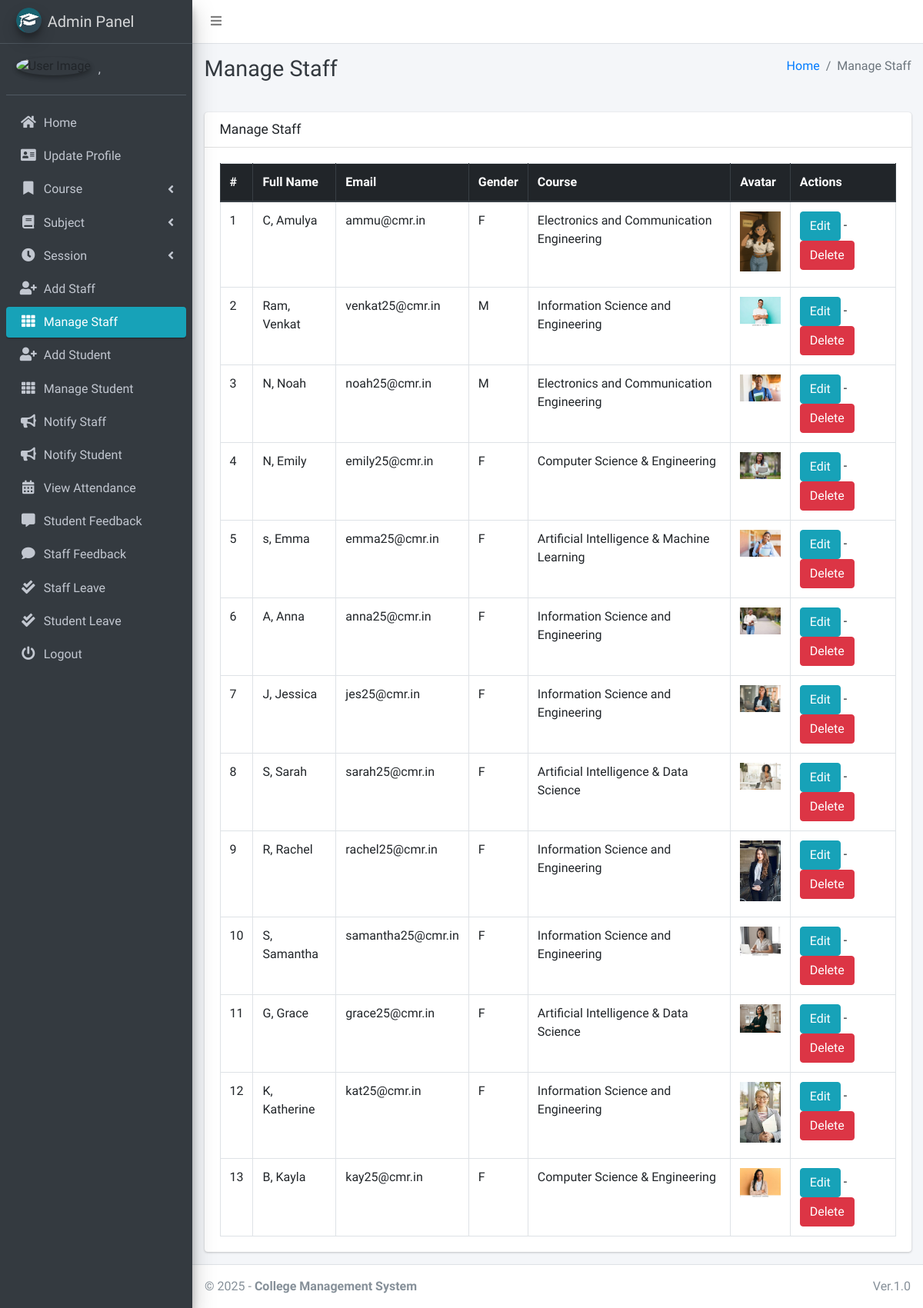
/staff/manage/ (signed in), run on an earlier commit of the app's database.
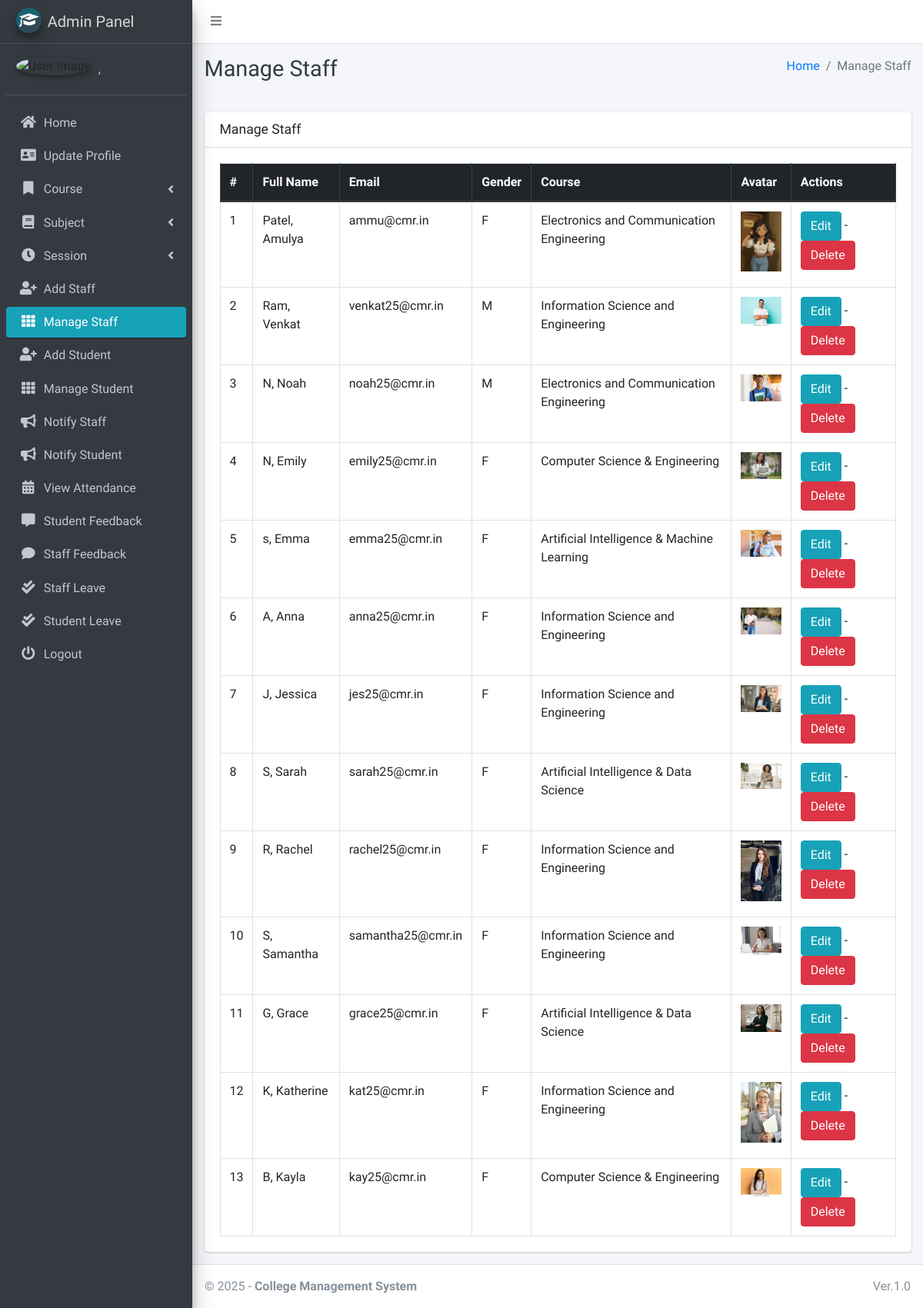
And on a later commit of the database.
### main_app/models.py (models this page shows, shortened)
class CustomUser(AbstractUser):
    USER_TYPE = ((1, "HOD"), (2, "Staff"), (3, "Student"))
    GENDER = [("M", "Male"), ("F", "Female")]
    username = None  # Removed username, using email instead
    email = models.EmailField(unique=True)
    user_type = models.CharField(default=1, choices=USER_TYPE, max_length=1)
    gender = models.CharField(max_length=1, choices=GENDER)
    profile_pic = models.ImageField()
    address = models.TextField()
    fcm_token = models.TextField(default="")  # For firebase notifications
    created_at = models.DateTimeField(auto_now_add=True)
    updated_at = models.DateTimeField(auto_now=True)
    USERNAME_FIELD = "email"
    REQUIRED_FIELDS = []
    objects = CustomUserManager()
    def __str__(self):
        return self.last_name + ", " + self.first_name

class Staff(models.Model):
    course = models.ForeignKey(Course, on_delete=models.DO_NOTHING, null=True, blank=False)
    admin = models.OneToOneField(CustomUser, on_delete=models.CASCADE)

class Course(models.Model):
    name = models.CharField(max_length=120)
    created_at = models.DateTimeField(auto_now_add=True)
    updated_at = models.DateTimeField(auto_now=True)

### main_app/hod_views.py (the view)
# urls.py: path("staff/manage/", hod_views.manage_staff, name='manage_staff'),
def manage_staff(request):
    allStaff = CustomUser.objects.filter(user_type=2)
    context = {
        'allStaff': allStaff,
        'page_title': 'Manage Staff'
    }
    return render(request, "hod_template/manage_staff.html", context)

### main_app/templates/hod_template/manage_staff.html
{% extends 'main_app/base.html' %}
{% load static %}
{% block page_title %}{{page_title}}{% endblock page_title %}
{% block content %}
<section class="content">
    <div class="container-fluid">
        <div class="row">
            <div class="col-md-12">
                <div class="card">
                    <div class="card-header">
                        <h3 class="card-title">{{page_title}}</h3>
                    </div>
                    <div class="card-body">
                        <table id="example2" class="table table-bordered table-hover">
                            <thead class="thead-dark">
                                <tr>
                                    <th>#</th>
                                    <th>Full Name</th>
                                    <th>Email</th>
                                    <th>Gender</th>
                                    <th>Course</th>
                                    <th>Avatar</th>
                                    <th>Actions</th>
                                </tr>
                            </thead>
                            <tbody>
                                {% for staff in allStaff %}
                                <tr>
                                    <td>{{ forloop.counter }}</td>
                                    <td>{{staff.last_name}}, {{staff.first_name}}</td>
                                    <td>{{staff.email}}</td>
                                    <td>{{staff.gender}}</td>
                                    <td>{{staff.staff.course.name}}</td>
                                    <td>
                                        {% if staff.profile_pic == ""  %}
                                        No Image
                                        {% else %}
                                        <img class="img img-fluid mb-2" height="56" width="56"
                                            src="{{staff.profile_pic}}" alt="">
                                        {% endif %}
                                    </td>
                                    <td>
                                        <a href="{% url 'edit_staff' staff.staff.id %}" class="btn btn-info">Edit</a> -
                                        <a href="{% url 'delete_staff' staff.staff.id %}" class="btn btn-danger" onclick="return confirm('Are you sure about this ?')">Delete</a>
                                    </td>
                                </tr>
                                {% endfor %}
                            </tbody>
                        </table>
                    </div>
                </div>
            </div>
        </div>
    </div>
</section>
{% endblock content %}

What changed in the data, as far as the page shows it:
changed CustomUser "Amulya": last_name "C" → "Patel"
